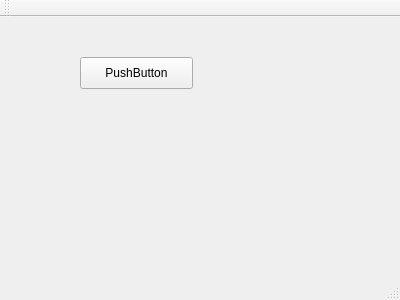
<?xml version="1.0" encoding="UTF-8"?>
<ui version="4.0">
 <class>MainWindow</class>
 <widget class="QMainWindow" name="MainWindow">
  <property name="geometry">
   <rect>
    <x>0</x>
    <y>0</y>
    <width>400</width>
    <height>300</height>
   </rect>
  </property>
  <property name="windowTitle">
   <string>MainWindow</string>
  </property>
  <widget class="QWidget" name="centralWidget">
   <widget class="QPushButton" name="pushButton">
    <property name="geometry">
     <rect>
      <x>80</x>
      <y>40</y>
      <width>113</width>
      <height>32</height>
     </rect>
    </property>
    <property name="text">
     <string>PushButton</string>
    </property>
   </widget>
  </widget>
  <widget class="QMenuBar" name="menuBar">
   <property name="geometry">
    <rect>
     <x>0</x>
     <y>0</y>
     <width>400</width>
     <height>22</height>
    </rect>
   </property>
  </widget>
  <widget class="QToolBar" name="mainToolBar">
   <attribute name="toolBarArea">
    <enum>TopToolBarArea</enum>
   </attribute>
   <attribute name="toolBarBreak">
    <bool>false</bool>
   </attribute>
  </widget>
  <widget class="QStatusBar" name="statusBar"/>
 </widget>
 <layoutdefault spacing="6" margin="11"/>
 <resources/>
 <connections/>
</ui>
